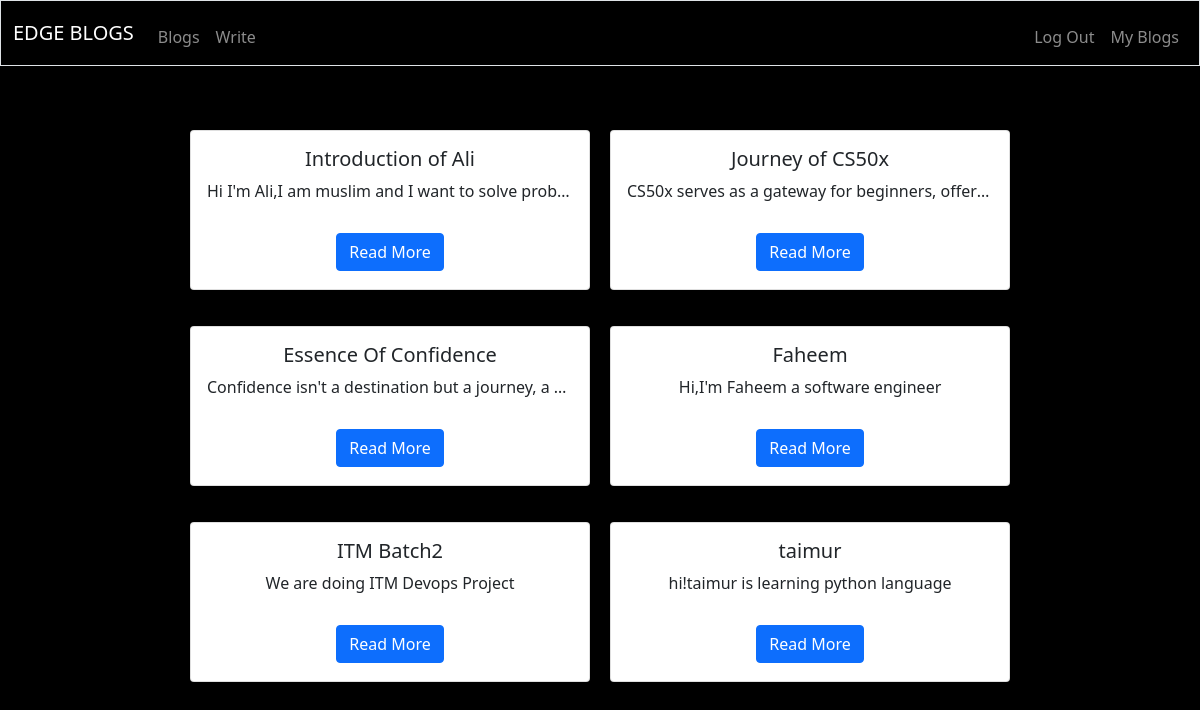
Page /blog (signed in) on the committed database.
### tables this page shows
CREATE TABLE blog_data(blog_id INTEGER PRIMARY KEY AUTOINCREMENT NOT NULL,user_id INTEGER NOT NULL,blog_title VARCHAR ,blog_content VARCHAR ,timestamp DATETIME,FOREIGN KEY(user_id) REFERENCES users(user_id));

### app.py (the view)
@app.route("/blog")
@login_required
def blog():
        results = db.execute("SELECT * FROM blog_data")
        for blog in results:
            user_id = blog["user_id"]
            blog_title = blog["blog_title"]
            blog_content = blog["blog_content"]
            timestamp = blog["timestamp"]
        return render_template("blog.html", result=results)

### helpers.py (called while the page is built)
def login_required(f):
    @wraps(f)
    def decorated_function(*args, **kwargs):
        if session.get("user_id") is None:
            return redirect("/login")
        return f(*args, **kwargs)
    return decorated_function

### templates/blog.html (shortened to what this page needs)
{% extends "jinjaforwrite.html"%}
{% block main %}
<main class="container py-3 text-center">
            {% for value in result %}
        <div class="card1">
            <div class="card mb-3 ">
                <div class="card-body">
                  <h5 class="card-title">{{value.blog_title}}</h5>
                  <p class="card-text" style="width:40ch;overflow:hidden;white-space:nowrap;text-overflow:ellipsis;margin-bottom:30px;">{{value.blog_content}}</p>
                  <a href="/blog/{{value.blog_title}}"  class="btn btn-primary">Read More</a>
                </div>
              </div>
            </div>
                {% endfor %}
{% endblock %}

### templates/jinjaforwrite.html (shortened to what this page needs)
<!DOCTYPE html>
<html lang="en">
    <head>
        <link href="https://cdn.jsdelivr.net/npm/bootstrap@5.1.3/dist/css/bootstrap.min.css" rel="stylesheet">
    </head>
    <body>
        <nav class="bg-black border navbar navbar-expand-md navbar-dark" >
            <div class="container-fluid">
                <a class="navbar-brand" href="/"><span class="blue">EDGE</span><span class="yellow"> BLOGS</span></a>
                <div class="collapse navbar-collapse" id="navbar">
                    {% if session["user_id"] %}
                        <ul class="navbar-nav me-auto mt-2">
                            <li class="nav-item"><a class="nav-link" href="/blog">Blogs</a></li>
                            <li class="nav-item"><a class="nav-link" href="/new-story">Write</a></li>
                        </ul>
                        <ul class="navbar-nav ms-auto mt-2">
                            <li class="nav-item"><a class="nav-link" href="/logout">Log Out</a></li>
                            <li class="nav-item"><a class="nav-link" href="/profile">My Blogs</a></li>
                        </ul>
                    {% endif %}
                </div>
            </div>
        </nav>
        <main class="container-fluid py-5 text-center">
            {% block main %}{% endblock %}
        </main>
    </body>
</html>

### templates/blog.html (style rules this page uses)
body { background-color: black; }
.container { display:flex; flex-wrap:wrap; justify-content:center; align-items:center; gap:20px; }
.card { width:25rem; height:10rem; }

### rows in the picture
blog_data: blog_title "Introduction of Ali", blog_content "Hi I'm Ali,I am muslim and I want to solve prob…"
blog_data: blog_title "Journey of CS50x", blog_content "CS50x serves as a gateway for beginners, offer…"
blog_data: blog_title "Essence Of Confidence", blog_content "Confidence isn't a destination but a journey, a…"
blog_data: blog_title "Faheem", blog_content "Hi,I'm Faheem a software engineer"
blog_data: blog_title "ITM Batch2", blog_content "We are doing ITM Devops Project"
blog_data: blog_title "taimur", blog_content "hi!taimur is learning python language"
